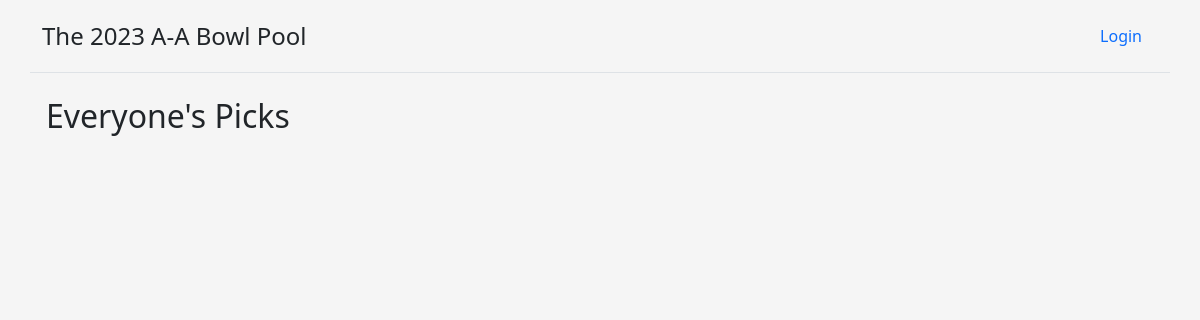
The app's page /bowl-pool/2023/, older data.
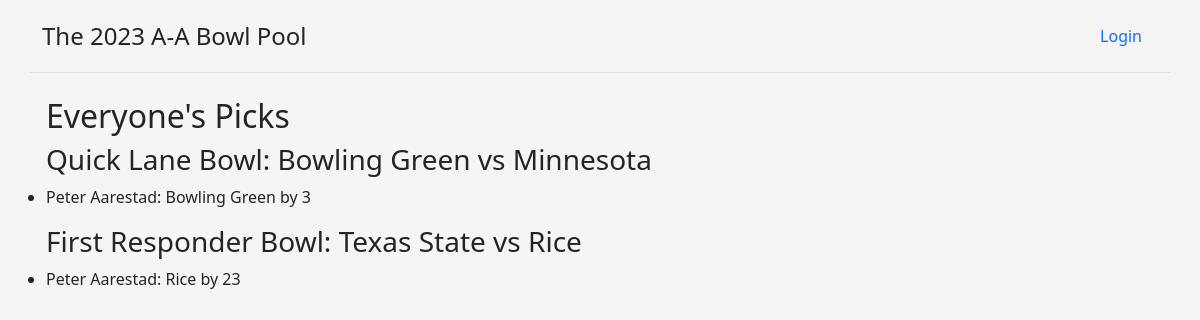
The same page, newer data.
### bowlpool_app/models.py (models this page shows, shortened)
class BowlMatchup(models.Model):
    bowl_game = models.ForeignKey(BowlGame, on_delete=models.CASCADE)
    bowl_year = models.IntegerField(
        db_index=True,
        help_text=_(
            "Year of the matchup if before January 1, otherwise the year before"
        ),
    )
    cfp_playoff_game = models.BooleanField(default=False)
    start_time = models.DateTimeField(help_text=_("Stored as UTC"))
    away_team = models.ForeignKey(
        Team,
        on_delete=models.CASCADE,
        related_name="away_team",
        blank=True,
        null=True,
    )
    home_team = models.ForeignKey(
        Team,
        on_delete=models.CASCADE,
        related_name="home_team",
        blank=True,
        null=True,
    )
    home_team_point_spread = models.IntegerField(
        help_text=_(
            "Home team's point spread - negative means the home team "
            "is favored, positive means the away team is favored"
        ),
        blank=True,
        null=True,
    )
    point_spread_extra_half = models.BooleanField(default=False)
    away_team_final_score = models.IntegerField(null=True, blank=True)
    home_team_final_score = models.IntegerField(null=True, blank=True)
    @property
    def display_name(self):
        away_team = str(self.away_team) if self.away_team else "?"
        home_team = str(self.home_team) if self.home_team else "?"
        dn = f"{self.bowl_game.name}: {away_team} vs {home_team}"
        if self.cfp_playoff_game:
            dn += " (CFP Semifinal)"
        return dn
    class Meta:
        ordering = ["start_time"]
        constraints = [
            UniqueConstraint(
                fields=["bowl_year", "bowl_game"], name="unique_bowls_for_year"
            )
        ]

class Team(models.Model):
    name = models.CharField(max_length=128, unique=True)
    abbreviation = models.CharField(max_length=4)
    def __str__(self):
        return self.name
    class Meta:
        ordering = ["name"]

class BowlGame(models.Model):
    name = models.CharField(max_length=128)
    class Meta:
        ordering = ["name"]

class BowlMatchupPick(models.Model):
    user = models.ForeignKey(User, on_delete=models.CASCADE)
    bowl_matchup = models.ForeignKey(BowlMatchup, on_delete=models.CASCADE)
    winner = models.ForeignKey(Team, on_delete=models.CASCADE)
    margin = models.IntegerField()
    @property
    def winner_and_margin(self):
        return f"{self.winner} by {self.margin}"
    class Meta:
        constraints = [
            UniqueConstraint(
                fields=["user", "bowl_matchup"], name="unique_matchups_for_user"
            )
        ]

class User(AbstractUser):
    username = None
    email = models.EmailField(_("email address"), unique=True)
    objects = UserManager()
    USERNAME_FIELD = "email"
    REQUIRED_FIELDS = []

### bowlpool_app/views.py (the view)
def view_all_picks_for_year(request, bowl_year):
    all_picks_for_year = BowlMatchupPick.objects.filter(
        bowl_matchup__bowl_year=bowl_year,
    )
    picks_by_bowl_game: Dict[BowlMatchup, List[BowlMatchupPick]] = {}
    for pick in all_picks_for_year:
        if pick.bowl_matchup not in picks_by_bowl_game:
            picks_by_bowl_game[pick.bowl_matchup] = [pick]
        else:
            picks_by_bowl_game[pick.bowl_matchup].append(pick)
    for pick_list in picks_by_bowl_game.values():
        pick_list.sort(
            key=lambda p: p.user.last_name.lower() + p.user.first_name.lower()
        )
    return render(
        request,
        "all_picks_for_year.html",
        {
            "bowl_year": bowl_year,
            "picks_for_year": picks_by_bowl_game,
        },
    )

### bowlpool_app/templates/all_picks_for_year.html (shortened to what this page needs)
{% extends 'base.html' %}
{% block content %}
<h2>Everyone's Picks</h2>
{% load tz %}
{% for bowl_matchup, picks in picks_for_year.items %}
<h3>{{ bowl_matchup.display_name }}</h3>
<ul>
    {% for pick in picks %}
    <li>{{ pick.user.get_full_name }}: {{ pick.winner_and_margin }}</li>
    {% endfor %}
</ul>
{% endfor %}
{% endblock %}

### bowlpool_app/templates/base.html (shortened to what this page needs)
{% load django_bootstrap5 %}
{% load static %}
<!doctype html>
<html>
    <head>
        {% bootstrap_css %}
        <link href="{% static 'bowlpool_app/css/headers.css' %}" rel="stylesheet">
    </head>
    <body>
        <div class="container">
            <div class="row">
                <header class="d-flex flex-wrap justify-content-center py-3 mb-4 border-bottom">
                    <a href="/" class="d-flex align-items-center mb-3 mb-md-0 me-md-auto text-dark text-decoration-none">
                        <span class="fs-4">The {{ bowl_year }} A-A Bowl Pool</span>
                    </a>
                    <ul class="nav nav-pills">
                    {% if user.is_authenticated %}
                    <li class="nav-item"><a class="nav-link" href="{% url 'logout' %}">Logout</a></li>
                    {% else %}
                    <li class="nav-item"><a class="nav-link" href="{% url 'login' %}">Login</a></li>
                    {% endif %}
                    </ul>
                </header>
            <div class="row px-3">
                {% block content %}
                {% endblock %}
                </div>
            </div>
        </div>
    </body>
</html>

### bowlpool_app/templates/base.html (style rules this page uses)
body { background-color: #f5f5f5; }

Row changes from the older to the newer data that the page shows:
now on this page (row edited): BowlMatchup: display_name "Quick Lane Bowl: Bowling Green vs Minnesota"
added BowlMatchupPick: user.get_full_name "Peter Aarestad", winner_and_margin "Bowling Green by 3", shown under "Quick Lane Bowl: Bowling Green vs Minnesota"
now on this page (row edited): BowlMatchup: display_name "First Responder Bowl: Texas State vs Rice"
added BowlMatchupPick: user.get_full_name "Peter Aarestad", winner_and_margin "Rice by 23", shown under "First Responder Bowl: Texas State vs Rice"
